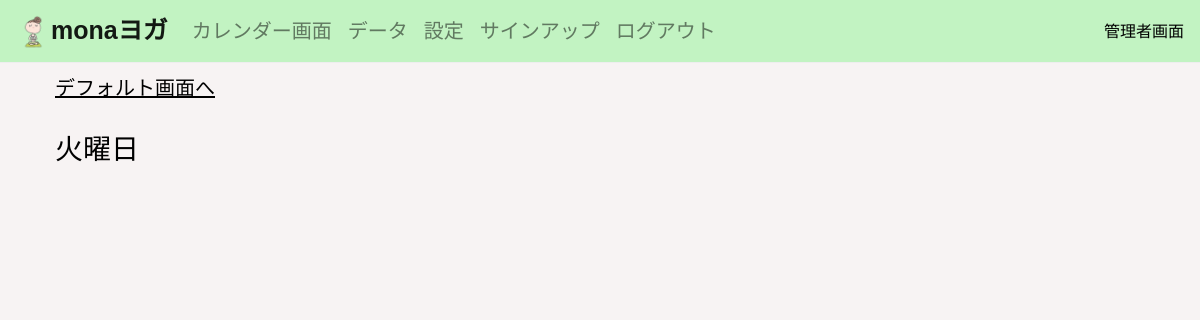
Before: /calendar_default/detail/tuesday (signed in) with the older database file.
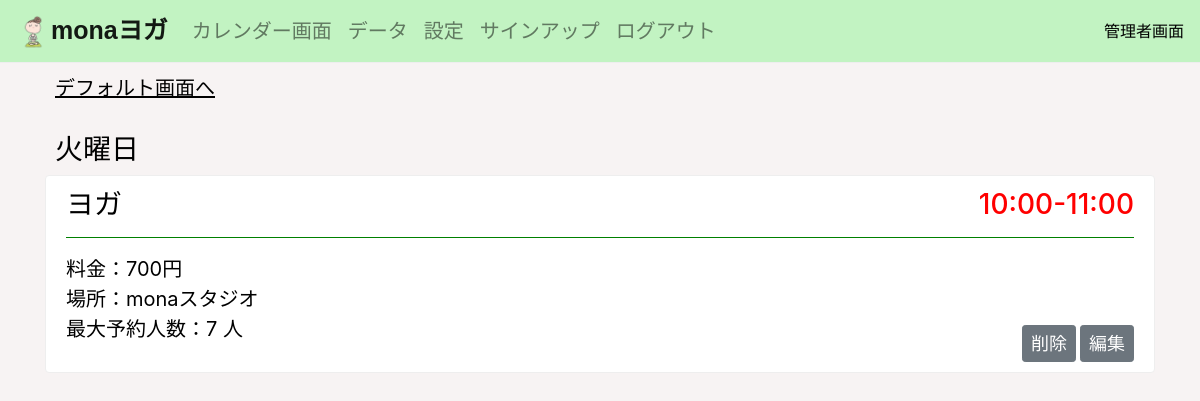
After: the same page with the newer database file.
### yogaapp/models.py (models this page shows, shortened)
class WeekdayDefaultModel(models.Model):
    weekday = models.CharField('曜日', max_length=100, default='')
    plan = models.CharField('プラン', max_length=100, default=0)
    time = models.CharField('時間', max_length=50, default='')
    location = models.CharField('場所', max_length=50, default='スタジオ')
    max_book = models.IntegerField('最大予約人数', default=7)
    plan_num = models.IntegerField('モデルナンバー', default=1)

class SettingPlanModel(models.Model):
    name = models.CharField('プラン名', max_length=30)
    price = models.IntegerField('料金', default=500)
    location = models.CharField('場所', max_length=50)
    max_book = models.IntegerField('最大予約人数', default=7)
    memo = models.TextField('メモ', null=True, blank=True)
    image = models.ImageField('画像', null=True, blank=True)
    plan_num = models.IntegerField('モデルナンバー', default=1)

### yogaapp/views.py (the view)
# urls.py: path('calendar_default/detail/<weekday>', weekday_detail_func, name='weekday_detail'),
@login_required
def weekday_detail_func(request, weekday):
    weekday_dict = {'monday': '月曜日', 'tuesday': '火曜日', 'wednesday': '水曜日', 'thursday': '木曜日', 'friday': '金曜日', 'saturday': '土曜日'}
    weekday_default_model = list(WeekdayDefaultModel.objects.filter(weekday=weekday))
    setting_plan_model = list(SettingPlanModel.objects.filter(plan_num=item.plan_num)[0] for item in weekday_default_model)
    username = request.user.get_username()
    time_list = [item.time for item in weekday_default_model]
    try:
        object_plan_list = sorted(zip(time_list, weekday_default_model, setting_plan_model))
        error = ''
    except:
        object_plan_list = zip(time_list, weekday_default_model, setting_plan_model)
        error = '時間が重複しています．'
    context = {
        'weekday': weekday,
        'weekday_j': weekday_dict[weekday],
        'object_plan_list': object_plan_list,
        'error': error,
    }
    return render(request, 'weekday_detail.html', context)

### templates/weekday_detail.html (shortened to what this page needs)
{% extends 'base.html' %}
{% load static %}
{% block customcss %}
<link rel="stylesheet" type="text/css" href="{% static 'detail_admin.css' %}">
{% endblock customcss %}
{% block header %}
{% include 'header_admin.html' %}
{% endblock header %}
{% block content %}
<div class="container">
    <a id="title" class="move" href="{% url 'calendar_default' %}">デフォルト画面へ</a>
    <h3 class="date">{{ weekday_j }}</h3>
    {% for time, item, plan in object_plan_list %}
    {% if item.plan != '0' %}
    <div class="alert alert-warning" role="alert">
        <h3 class="plan_name">
            {{ item.plan }}<span class="time" style="color: red; float: right;">{{ item.time }}</span>
        </h3>
        <hr style="border-color: green;">
        <p>
            料金：{{ plan.price }}円<br>
            場所：{{ item.location }}<br>
            最大予約人数：{{ item.max_book }} 人<br>
        </p>
        <div class="bottom">
            <a href="{% url 'weekday_delete' weekday item.pk %}" class="btn btn-secondary btn-sm">削除</a>
            <a href="{% url 'weekday_update' weekday item.pk %}" class="btn btn-secondary btn-sm">編集</a>
        </div>
    </div>
    {% endif %}
    {% endfor %}
</div>
{% endblock content %}

Changed rows visible on the page:
added WeekdayDefaultModel: plan "ヨガ", time "10:00-11:00", price "700", location "monaスタジオ", max_book "7"
